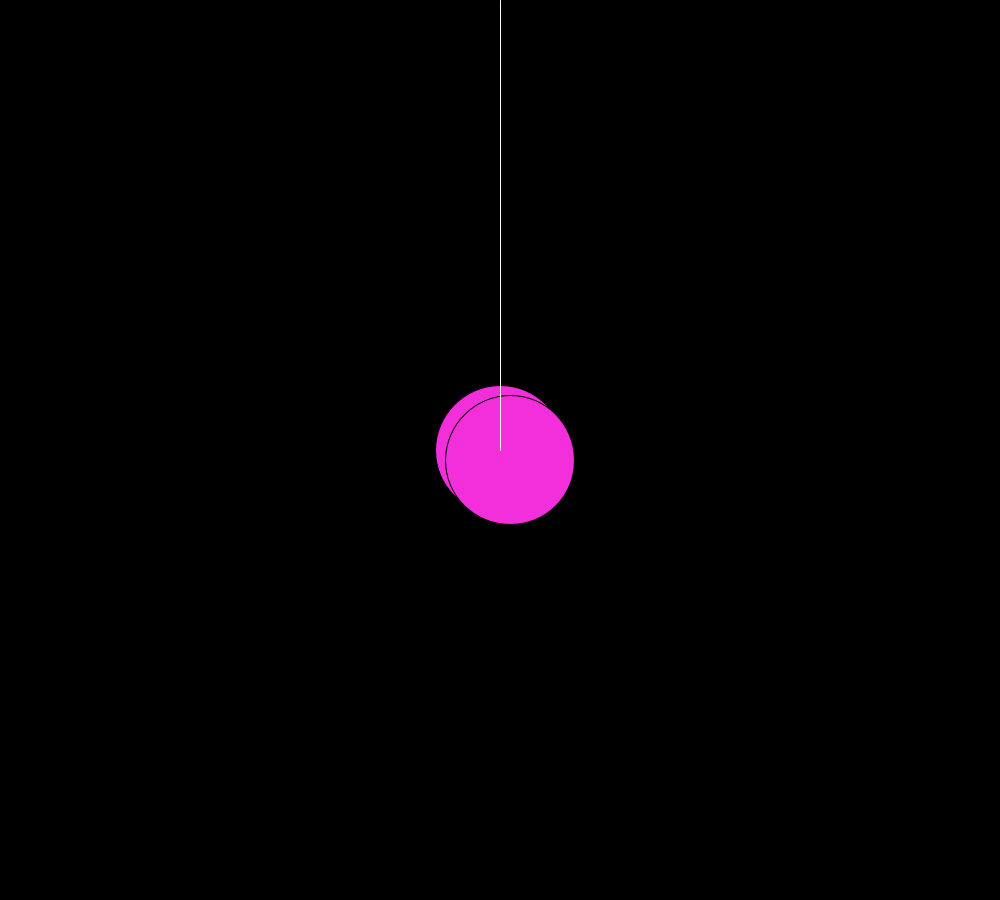
Frame 1 (no input)
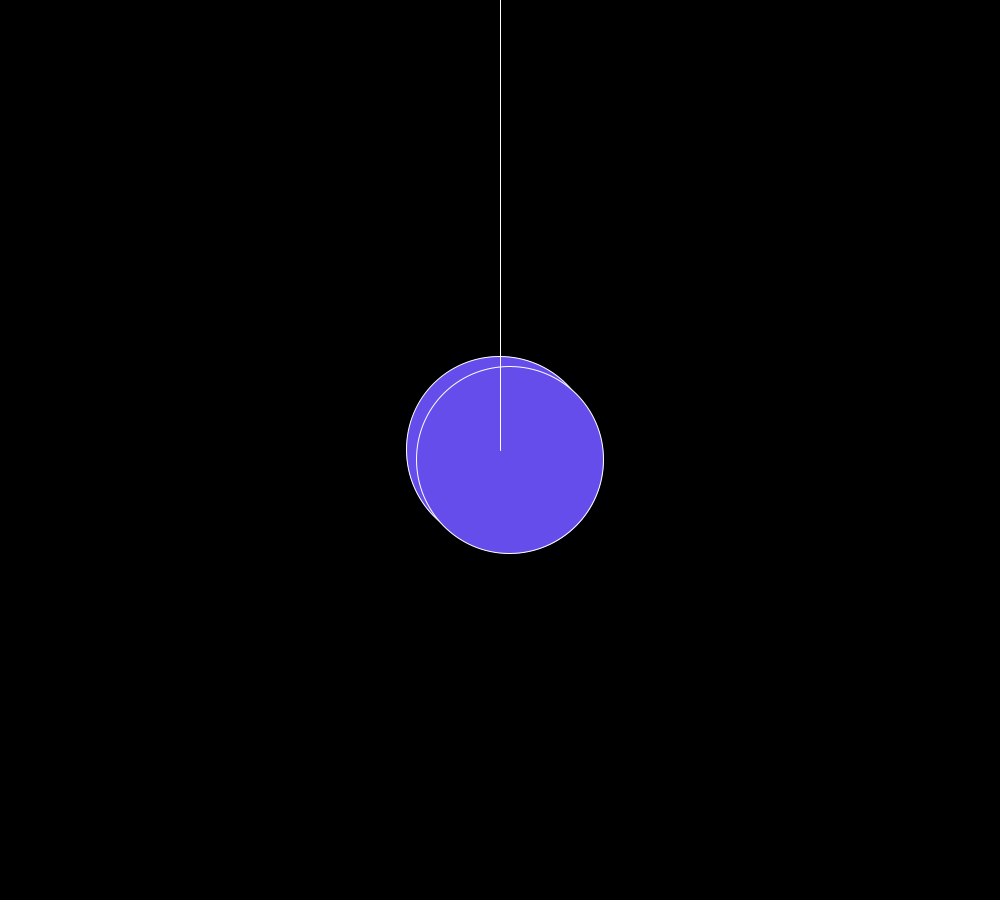
Frame 60 (the mouse pressed at the canvas centre just before this capture)
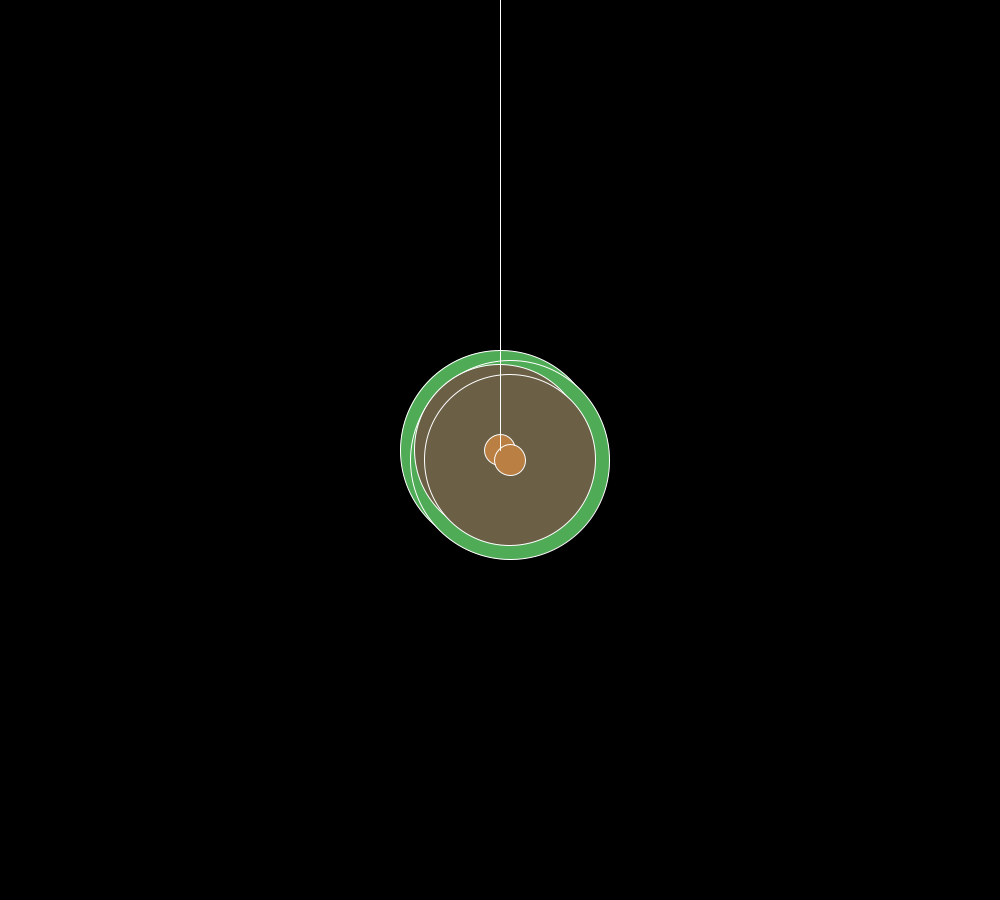
Frame 120 (the mouse held since frame 60 and released just before this capture)

The Processing sketch that drew these frames (run headless with seeded random() and noise(); from frame 60 on, the mouse is pressed at the canvas centre):

// Processing sketch: processing_160563
// ── processing_160563.pde

void setup() {
 // set window size
 size(1000, 900);
 
 // styling
 smooth();
 background(0);
 
 // start in center
 mouseX=width/2; mouseY=height/2;
}
 
void draw() {
 // random radius 
 float r = random(200);
 float r2 = random(60);
 
 // random color
 fill(random(255),random(200),random(255));

 ellipse(mouseX, mouseY, r, r);
 ellipse(mouseX+10, mouseY+10, r, r);
 stroke(255);
 line(mouseX, mouseY, width/2, 0);
 
 
}
